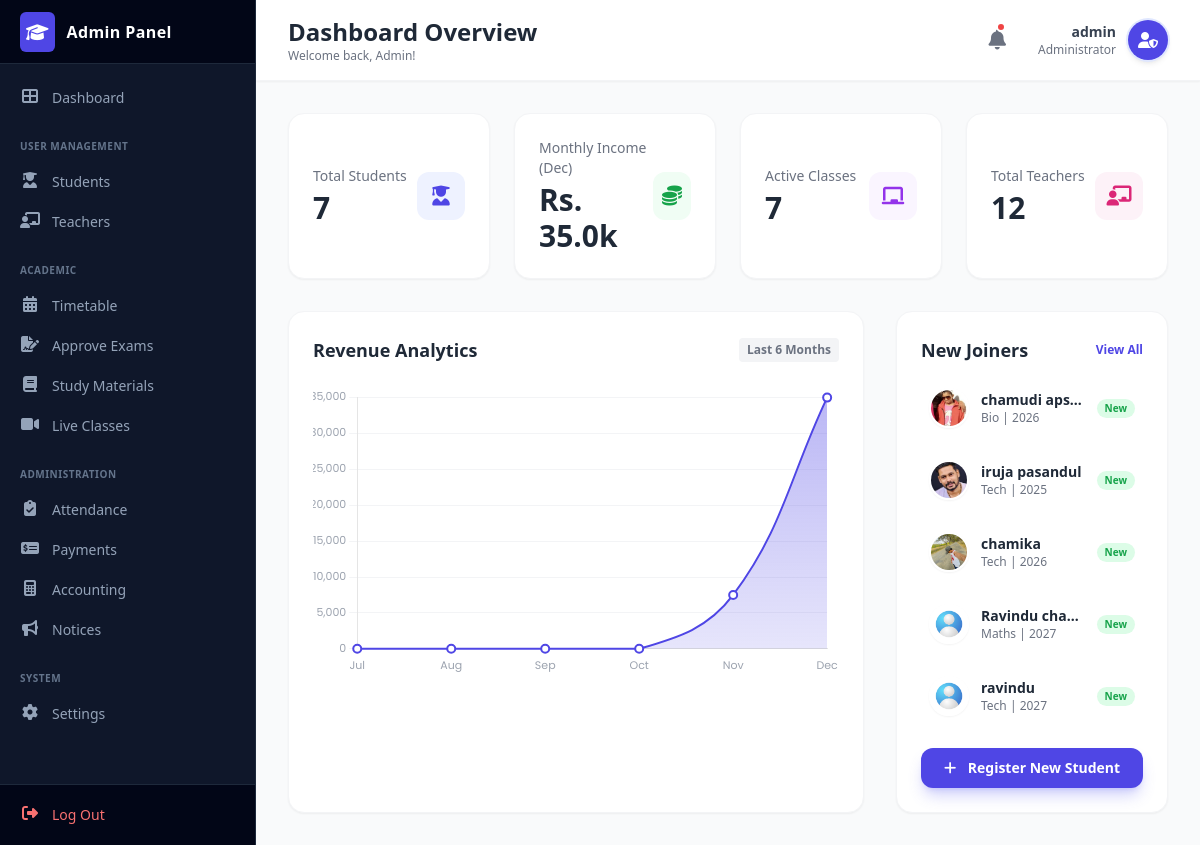
/admin/index.php (signed in), run on the app's committed database.
### tables this page shows
CREATE TABLE `students` (
  `student_id` int(11) NOT NULL,
  `reg_number` varchar(20) NOT NULL,
  `full_name` varchar(150) NOT NULL,
  `nic` varchar(20) NOT NULL,
  `dob` date NOT NULL,
  `gender` varchar(10) NOT NULL,
  `school` varchar(150) DEFAULT NULL,
  `address` text DEFAULT NULL,
  `student_phone` varchar(15) DEFAULT NULL,
  `parent_phone` varchar(15) NOT NULL,
  `email` varchar(150) NOT NULL,
  `stream` varchar(50) NOT NULL,
  `batch` varchar(10) NOT NULL,
  `photo` varchar(255) DEFAULT NULL,
  `registered_date` datetime DEFAULT current_timestamp(),
  `status` int(11) DEFAULT 1
);

### admin/index.php (the view, shortened to what this page needs)
<?php
include 'db_con.php';
$student_sql = "SELECT COUNT(*) as total FROM students WHERE status = 1";
$student_res = $conn->query($student_sql);
$student_count = $student_res->fetch_assoc()['total'];
$current_month = date('Y-m');
$income_stmt = $conn->prepare("SELECT SUM(amount) as total FROM payments WHERE DATE_FORMAT(paid_date, '%Y-%m') = ? AND payment_status = 'paid'");
if ($income_stmt) {
    $income_stmt->bind_param("s", $current_month);
    $income_stmt->execute();
    $income_res = $income_stmt->get_result();
    $row_income = $income_res->fetch_assoc();
    $monthly_income = $row_income['total'] ? $row_income['total'] : 0;
} else {
    $monthly_income = 0;
}
$class_sql = "SELECT COUNT(*) as total FROM classes WHERE status = 1";
$class_res = $conn->query($class_sql);
$class_count = $class_res->fetch_assoc()['total'];
$teacher_sql = "SELECT COUNT(*) as total FROM teachers WHERE status = 1";
$teacher_res = $conn->query($teacher_sql);
$teacher_count = $teacher_res->fetch_assoc()['total'];
$new_students_sql = "SELECT * FROM students ORDER BY student_id DESC LIMIT 5";
$new_students_res = $conn->query($new_students_sql);
$chart_labels = [];
$chart_data = [];
$chart_stmt = $conn->prepare("SELECT SUM(amount) as total FROM payments WHERE DATE_FORMAT(paid_date, '%Y-%m') = ? AND payment_status = 'paid'");
if ($chart_stmt) {
    for ($i = 5; $i >= 0; $i--) {
        $month_filter = date("Y-m", strtotime("-$i months"));
        $display_label = date("M", strtotime("-$i months"));
        $chart_stmt->bind_param("s", $month_filter);
        $chart_stmt->execute();
        $chart_res = $chart_stmt->get_result();
        $row = $chart_res->fetch_assoc();
        $chart_labels[] = $display_label;
        $chart_data[] = $row['total'] ? (float)$row['total'] : 0;
    }
}
?>
<!DOCTYPE html>
<html lang="en">
<head>
    <script src="https://cdn.tailwindcss.com"></script>
    <link rel="stylesheet" href="https://cdnjs.cloudflare.com/ajax/libs/font-awesome/6.4.0/css/all.min.css">
</head>
<body class="bg-gray-50 font-sans antialiased">
    <?php include('includes/sidebar.php'); ?>
    <div class="ml-64 flex flex-col min-h-screen transition-all duration-300">
        <header class="bg-white shadow-sm py-4 px-8 flex justify-between items-center sticky top-0 z-40 border-b border-gray-100">
            <div>
                <h2 class="text-2xl font-bold text-gray-800">Dashboard Overview</h2>
                <p class="text-xs text-gray-500">Welcome back, Admin!</p>
            </div>
            <div class="flex items-center gap-6">
                <div class="relative cursor-pointer hover:bg-gray-50 p-2 rounded-full transition">
                    <i class="fas fa-bell text-gray-500 text-xl hover:text-indigo-600"></i>
                    <span class="absolute top-1 right-2 w-2.5 h-2.5 bg-red-500 rounded-full border-2 border-white"></span>
                </div>
                <div class="flex items-center gap-3 cursor-pointer">
                    <div class="text-right hidden md:block">
                        <div class="text-sm font-bold text-gray-700"><?php echo isset($_SESSION['admin_name']) ? htmlspecialchars($_SESSION['admin_name']) : 'Admin'; ?></div>
                        <div class="text-xs text-gray-500">Administrator</div>
                    </div>
                    <div class="w-10 h-10 rounded-full bg-indigo-600 flex items-center justify-center text-white font-bold shadow-md ring-2 ring-indigo-100">
                        <i class="fas fa-user-shield"></i>
                    </div>
                </div>
            </div>
        </header>
        <main class="p-8 flex-1 overflow-y-auto">
            <div class="grid grid-cols-1 md:grid-cols-2 lg:grid-cols-4 gap-6 mb-8">
                <div class="bg-white rounded-2xl p-6 shadow-sm border border-gray-100 flex items-center justify-between hover:shadow-lg transition-all duration-300 group">
                    <div>
                        <div class="text-gray-500 text-sm font-medium mb-1">Total Students</div>
                        <div class="text-3xl font-bold text-gray-800 group-hover:text-indigo-600 transition-colors">
                            <?php echo number_format($student_count); ?>
                        </div>
                    </div>
                    <div class="w-12 h-12 rounded-xl bg-indigo-50 flex items-center justify-center text-indigo-600 text-xl group-hover:scale-110 transition-transform">
                        <i class="fas fa-user-graduate"></i>
                    </div>
                </div>
                <div class="bg-white rounded-2xl p-6 shadow-sm border border-gray-100 flex items-center justify-between hover:shadow-lg transition-all duration-300 group">
                    <div>
                        <div class="text-gray-500 text-sm font-medium mb-1">Monthly Income (<?php echo date('M'); ?>)</div>
                        <div class="text-3xl font-bold text-gray-800 group-hover:text-green-600 transition-colors">
                            Rs. <?php echo number_format($monthly_income / 1000, 1); ?>k
                        </div>
                    </div>
                    <div class="w-12 h-12 rounded-xl bg-green-50 flex items-center justify-center text-green-600 text-xl group-hover:scale-110 transition-transform">
                        <i class="fas fa-coins"></i>
                    </div>
                </div>
                <div class="bg-white rounded-2xl p-6 shadow-sm border border-gray-100 flex items-center justify-between hover:shadow-lg transition-all duration-300 group">
                    <div>
                        <div class="text-gray-500 text-sm font-medium mb-1">Active Classes</div>
                        <div class="text-3xl font-bold text-gray-800 group-hover:text-purple-600 transition-colors">
                            <?php echo $class_count; ?>
                        </div>
                    </div>
                    <div class="w-12 h-12 rounded-xl bg-purple-50 flex items-center justify-center text-purple-600 text-xl group-hover:scale-110 transition-transform">
                        <i class="fas fa-chalkboard"></i>
                    </div>
                </div>
                <div class="bg-white rounded-2xl p-6 shadow-sm border border-gray-100 flex items-center justify-between hover:shadow-lg transition-all duration-300 group">
                    <div>
                        <div class="text-gray-500 text-sm font-medium mb-1">Total Teachers</div>
                        <div class="text-3xl font-bold text-gray-800 group-hover:text-pink-600 transition-colors">
                            <?php echo $teacher_count; ?>
                        </div>
                    </div>
                    <div class="w-12 h-12 rounded-xl bg-pink-50 flex items-center justify-center text-pink-600 text-xl group-hover:scale-110 transition-transform">
                        <i class="fas fa-chalkboard-teacher"></i>
                    </div>
                </div>
            </div>
            <div class="grid grid-cols-1 lg:grid-cols-3 gap-8">
                <div class="lg:col-span-2 bg-white p-6 rounded-2xl shadow-sm border border-gray-100">
                    <div class="flex justify-between items-center mb-6">
                        <h3 class="text-lg font-bold text-gray-800">Revenue Analytics</h3>
                        <span class="text-xs font-semibold text-gray-500 bg-gray-100 px-2 py-1 rounded">Last 6 Months</span>
                    </div>
                    <div class="relative h-72 w-full">
                        <canvas id="revenueChart"></canvas>
                    </div>
                </div>
                <div class="bg-white p-6 rounded-2xl shadow-sm border border-gray-100">
                    <h3 class="text-lg font-bold text-gray-800 mb-4 flex items-center justify-between">
                        <span>New Joiners</span>
                        <a href="student.php" class="text-xs text-indigo-600 hover:underline">View All</a>
                    </h3>
                    <div class="space-y-4">
                        <?php
                        if ($new_students_res->num_rows > 0) {
                            while($student = $new_students_res->fetch_assoc()) {
                                $photo_name = $student['photo'];
                                $photo_path = (!empty($photo_name) && file_exists("../assets/images/students/" . $photo_name))
                                    ? "../assets/images/students/" . $photo_name
                                    : "../assets/images/user2.jpg";
                        ?>
                        <div class="flex items-center gap-3 p-2 hover:bg-gray-50 rounded-lg transition-colors cursor-pointer">
                            <img src="<?php echo $photo_path; ?>" class="w-10 h-10 rounded-full object-cover border-2 border-white shadow-sm">
                            <div class="flex-1 min-w-0">
                                <div class="font-semibold text-sm text-gray-800 truncate"><?php echo htmlspecialchars($student['full_name']); ?></div>
                                <div class="text-xs text-gray-500 truncate"><?php echo htmlspecialchars($student['stream']); ?> | <?php echo $student['batch']; ?></div>
                            </div>
                            <span class="text-[10px] font-bold text-green-600 bg-green-100 px-2 py-0.5 rounded-full">New</span>
                        </div>
                        <?php
                            }
                        } else {
                            echo "<div class='text-center py-8 text-gray-400 text-sm'>No new students found</div>";
                        }
                        ?>
                    </div>
                    <button onclick="window.location.href='../log/registration.php'" class="w-full mt-6 py-2.5 text-center text-sm text-white font-semibold bg-indigo-600 hover:bg-indigo-700 rounded-xl shadow-lg shadow-indigo-500/30 transition transform hover:-translate-y-0.5">
                        <i class="fas fa-plus mr-2"></i> Register New Student
                    </button>
                </div>
            </div>
        </main>
    </div>
    <script>
        const ctx = document.getElementById('revenueChart').getContext('2d');
        // PHP Arrays to JS
        const labels = <?php echo json_encode($chart_labels); ?>;
        const data = <?php echo json_encode($chart_data, JSON_NUMERIC_CHECK); ?>;
        // Gradient for chart
        let gradient = ctx.createLinearGradient(0, 0, 0, 400);
        gradient.addColorStop(0, 'rgba(79, 70, 229, 0.4)');
        gradient.addColorStop(1, 'rgba(79, 70, 229, 0.0)');
        new Chart(ctx, {
            type: 'line',
            data: {
                labels: labels,
                datasets: [{
                    label: 'Income (LKR)',
                    data: data,
                    borderColor: '#4f46e5',
                    backgroundColor: gradient,
                    borderWidth: 2,
                    pointBackgroundColor: '#ffffff',
                    pointBorderColor: '#4f46e5',
                    pointRadius: 4,
                    fill: true,
                    tension: 0.4
                }]
            },
            options: {
                responsive: true,
                maintainAspectRatio: false,
                plugins: {
                    legend: { display: false },
                    tooltip: {
                        backgroundColor: '#1f2937',
                        padding: 12,
                        cornerRadius: 8,
                        displayColors: false,
                        callbacks: {
                            label: function(context) {
                                return 'Rs. ' + context.parsed.y.toLocaleString();
                            }
                        }
                    }
                },
                scales: {
                    y: {
                        beginAtZero: true,
                        grid: { borderDash: [4, 4], color: '#f3f4f6' },
                        ticks: { font: { size: 11, family: 'Poppins' }, color: '#9ca3af' }
                    },
                    x: {
                        grid: { display: false },
                        ticks: { font: { size: 11, family: 'Poppins' }, color: '#9ca3af' }
                    }
                }
            }
        });
    </script>
</body>
</html>

### admin/index.php (style rules this page uses)
body { font-family: 'Poppins', sans-serif; }

### data on the page
students: photo (picture), full_name "chamudi aps…", stream "Bio", batch "2026"
students: photo (picture), full_name "iruja pasandul", stream "Tech", batch "2025"
students: photo (picture), full_name "chamika", stream "Tech", batch "2026"
students: full_name "Ravindu cha…", stream "Maths", batch "2027"
students: full_name "ravindu", stream "Tech", batch "2027"

### other printed values
$_SESSION['admin_name'] "admin"
$student_count "7"
$monthly_income / 1000 "35.0"
$class_count "7"
$teacher_count "12"
chart data {{ json_encode($chart_labels) }} ["Jul","Aug","Sep","Oct","Nov","Dec"]
chart data {{ json_encode($chart_data, JSON_NUMERIC_CHECK) }} [0,0,0,0,7500,35000]
